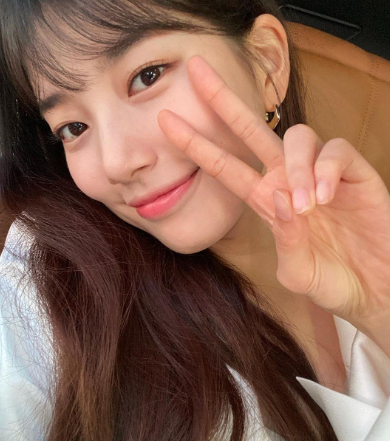
#> input picture samples/selfie1.png, 390 x 441 px
$ python -i face_detection.py   (imports and definitions only)   (older library calls are emulated)
#> lines starting #> are read from the running program, lines starting #| are printed output that depends on the picture
import cv2
import os

def detect_face(image_path):
#> called with image_path = '../samples/selfie1.png'
    image = cv2.imread(image_path)
#> image is the input picture: shape (441, 390, 3); mean B, G, R 85, 101.4, 138.6

    if image is None:
        return {"error": "Image not found"}

    image = cv2.resize(image, (600, 600))
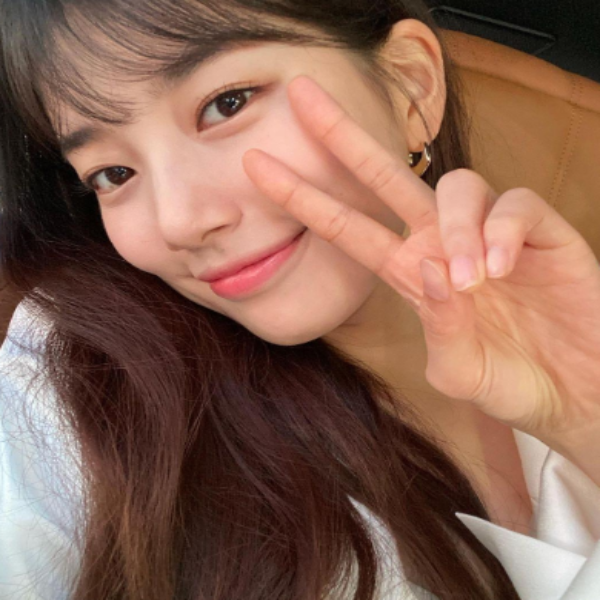
#> image: shape (600, 600, 3); mean B, G, R 84.9, 101.2, 138.5
    gray = cv2.cvtColor(image, cv2.COLOR_BGR2GRAY)
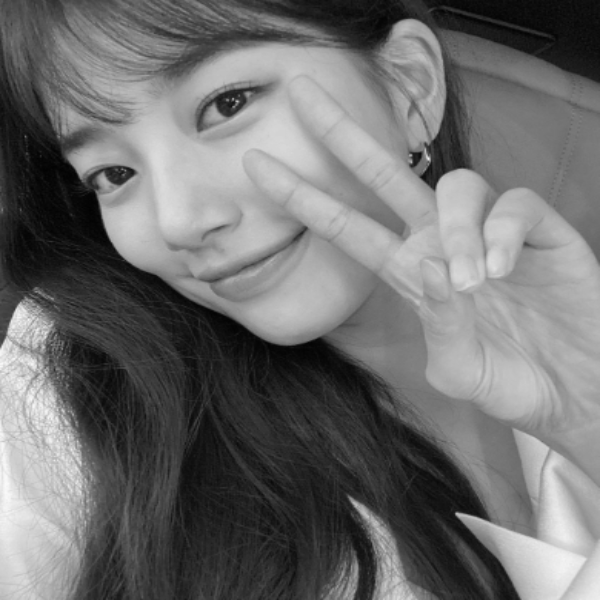
#> gray: shape (600, 600); min 1, max 250, mean 110.5

    face_cascade = cv2.CascadeClassifier(
        cv2.data.haarcascades + "haarcascade_frontalface_default.xml"
    )

    faces = face_cascade.detectMultiScale(
        gray,
        scaleFactor=1.1,
        minNeighbors=3,
        minSize=(30, 30)
        )
#> faces = [[433, 208, 56, 56], [538, 524, 58, 58], [374, 41, 89, 89]]

    if len(faces) == 0:
        return {
            "face_detected": False,
            "risk_score": 0
        }

    x, y, w, h = faces[0]
#> x = 433; y = 208; w = 56; h = 56

    # Extract face
    face_crop = image[y:y+h, x:x+w]
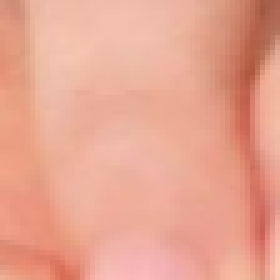
#> face_crop: shape (56, 56, 3) (shown 5 times larger); mean B, G, R 144.4, 164.7, 232

    save_path = "extracted/faces/face.jpg"
    cv2.imwrite(save_path, face_crop)

    # Risk score calculation
    resolution_score = min((w * h) / 1000, 40)
#> resolution_score = 3.14

    sharpness = cv2.Laplacian(gray, cv2.CV_64F).var()
#> sharpness = 81.82
    sharpness_score = min(sharpness / 50, 30)
#> sharpness_score = 1.64

    visibility_score = 30

    risk_score = resolution_score + sharpness_score + visibility_score
#> risk_score = 34.77
    risk_score = min(risk_score, 100)

    return {
        "face_detected": True,
        "risk_score": round(risk_score, 2),
        "saved_path": save_path
    }

>>> result = detect_face('../samples/selfie1.png')
#> result = {'face_detected': True, 'risk_score': 34.77, 'saved_path': 'extracted/faces/face.jpg'}

$ run again, on samples/selfie3.png
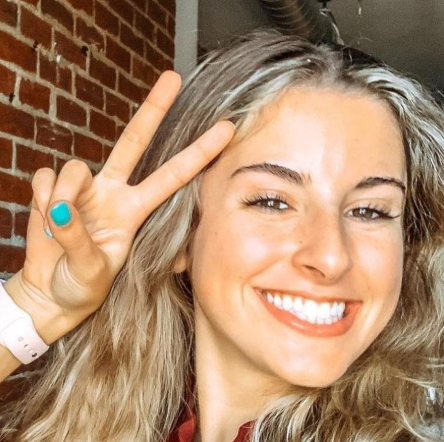
#> input picture samples/selfie3.png, 444 x 442 px
#> in detect_face, image is the input picture: shape (442, 444, 3); mean B, G, R 105.3, 134.7, 169.7
#> image: shape (600, 600, 3)
#> in detect_face, `gray = cv2.cvtColor(image, cv2.COLOR_BGR2GRAY)`:
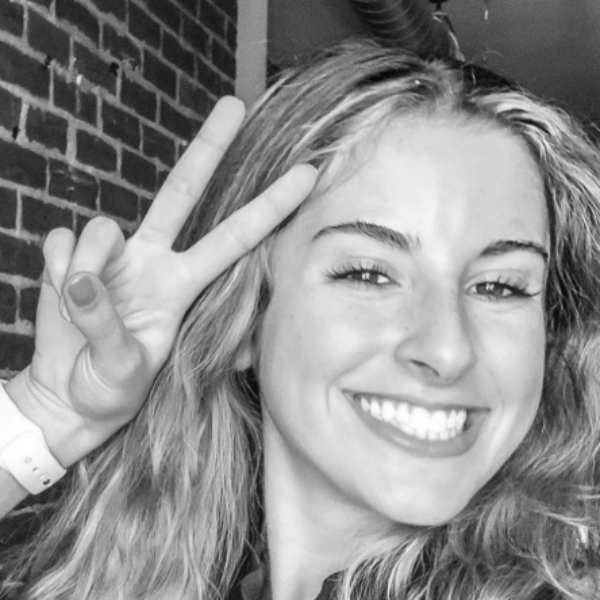
#> gray: shape (600, 600); min 5, max 255, mean 141.7
#> faces = [[262, 157, 324, 324]]
#> x = 262; y = 157; w = 324
#> in detect_face, `face_crop = image[y:y+h, x:x+w]`:
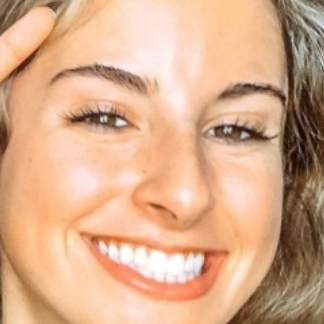
#> face_crop: shape (324, 324, 3); mean B, G, R 138.8, 171.3, 216.1
#> resolution_score = 40
#> sharpness = 165.5
#> sharpness_score = 3.31
#> risk_score = 73.31
#> result = {'face_detected': True, 'risk_score': 73.31, 'saved_path': 'extracted/faces/face.jpg'}

$ run again, on samples/selfie4.png
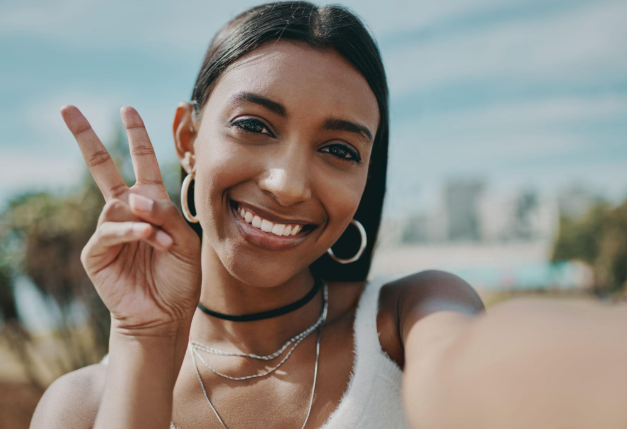
#> input picture samples/selfie4.png, 627 x 429 px
#> in detect_face, image is the input picture: shape (429, 627, 3); mean B, G, R 132.1, 139.6, 145.2
#> image: shape (600, 600, 3)
#> in detect_face, `gray = cv2.cvtColor(image, cv2.COLOR_BGR2GRAY)`:
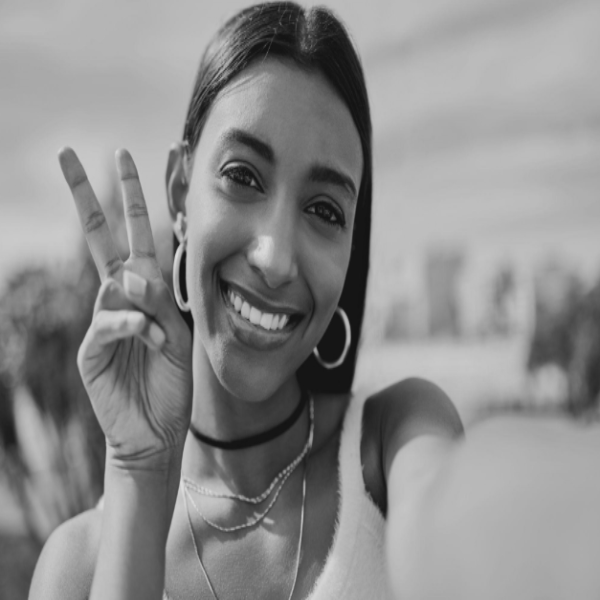
#> gray: shape (600, 600); min 19, max 220, mean 140.4
#> faces = [[23, 470, 51, 51], [177, 411, 88, 88]]
#> x = 23; y = 470; w = 51
#> in detect_face, `face_crop = image[y:y+h, x:x+w]`:
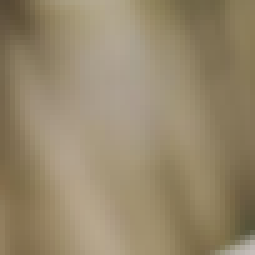
#> face_crop: shape (51, 51, 3) (shown 5 times larger); mean B, G, R 107.7, 135.4, 149.9
#> resolution_score = 2.6
#> sharpness = 60.17
#> sharpness_score = 1.2
#> risk_score = 33.8
#> result = {'face_detected': True, 'risk_score': 33.8, 'saved_path': 'extracted/faces/face.jpg'}
